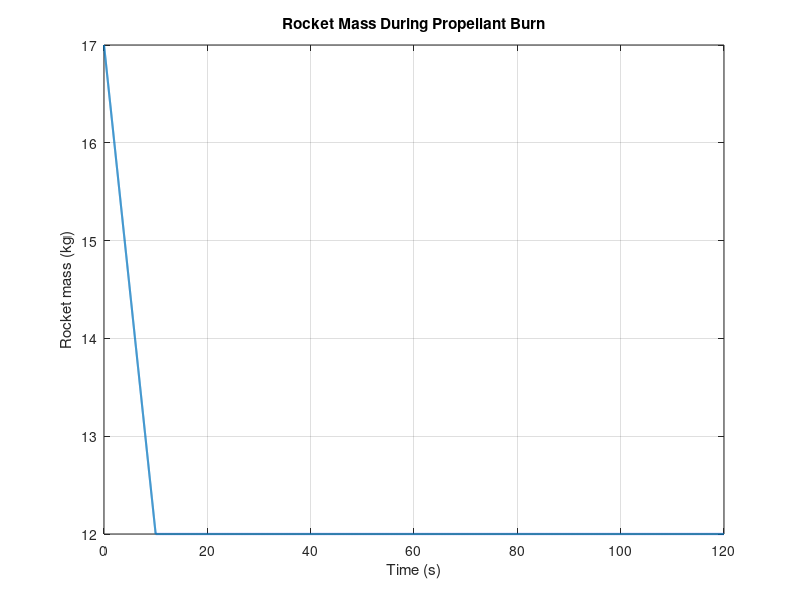
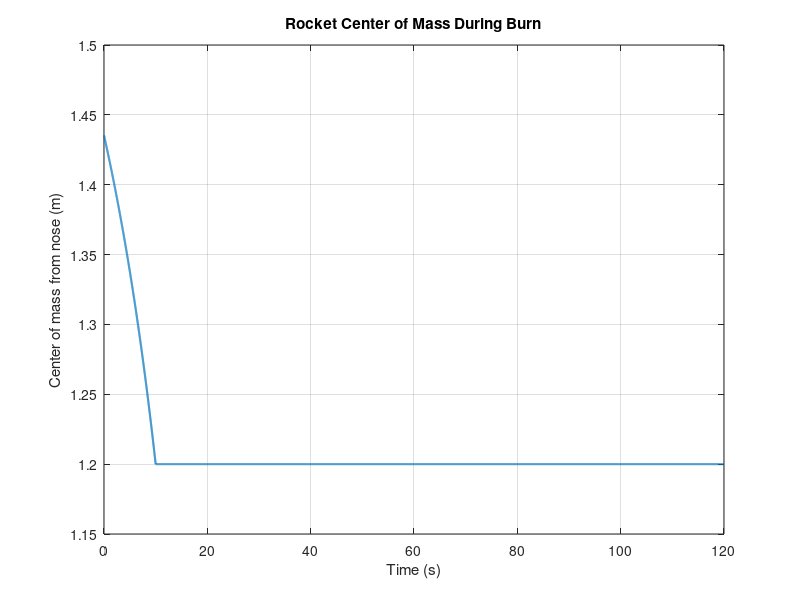
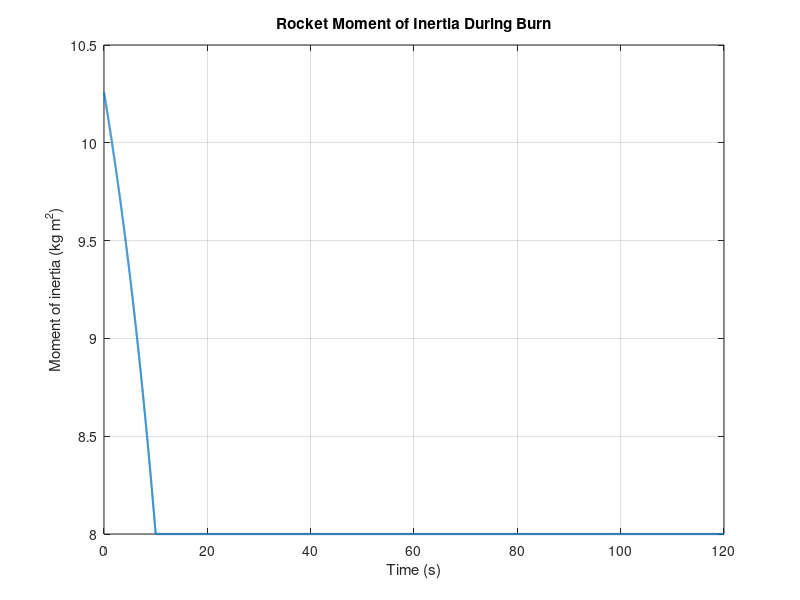
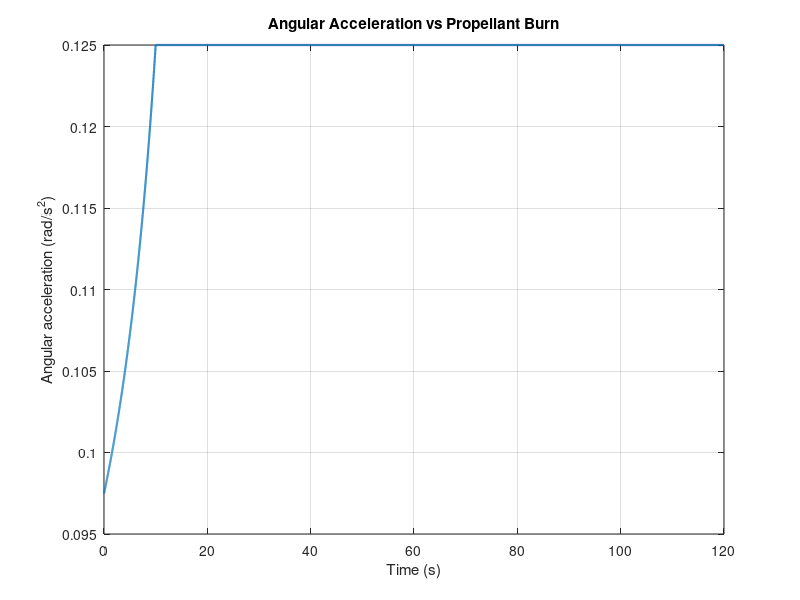

These figures' MATLAB source, in order: (Note: this script raises an error after producing the figures.)
clear; clc; close all

% Adjustable parameters
m_dry = 12;       % Dry mass (kg)
m_fuel0 = 5;      % Initial propellant mass (kg)
mdot = 0.5;       % Propellant consumption (kg/s)

% Mass evolution
t = 0:0.01:120;
m_fuel = max(0, m_fuel0 - mdot*t);
m_total = m_dry + m_fuel;

% Plot
plot(t,m_total,'LineWidth',1.5)
xlabel('Time (s)')
ylabel('Rocket mass (kg)')
title('Rocket Mass During Propellant Burn')
grid on



% Adjustable positions measured from rocket nose
x_dry = 1.2;       % Dry mass center (m)
x_fuel = 2.0;      % Propellant center (m)

% Center of mass
x_CoM = (m_dry*x_dry + m_fuel*x_fuel)./m_total;

figure
plot(t,x_CoM,'LineWidth',1.5)
xlabel('Time (s)')
ylabel('Center of mass from nose (m)')
title('Rocket Center of Mass During Burn')
grid on



% Adjustable dry rocket inertia
I_dry = 8;       % kg*m^2 (illustrative)

% Total pitch moment of inertia
I_total = I_dry ...
    + m_dry*(x_dry - x_CoM).^2 ...
    + m_fuel.*(x_fuel - x_CoM).^2;

figure
plot(t,I_total,'LineWidth',1.5)
xlabel('Time (s)')
ylabel('Moment of inertia (kg m^2)')
title('Rocket Moment of Inertia During Burn')
grid on



% Adjustable applied torque
torque = 1;           % N*m

% Angular acceleration from rest
alpha = torque./I_total;

figure
plot(t,alpha,'LineWidth',1.5)
xlabel('Time (s)')
ylabel('Angular acceleration (rad/s^2)')
title('Angular Acceleration vs Propellant Burn')
grid on



% Angular velocity and pitch angle
omega = cumtrapz(t,alpha);
theta = cumtrapz(t,omega);

figure
plot(t,rad2deg(theta),'LineWidth',1.5)
xlabel('Time (s)')
ylabel('Pitch angle (degrees)')
title('Rocket Pitch Angle vs Time')
grid on



% Adjustable PD controller
Kp = 10;
Kd = 8;

theta_PD = zeros(size(t));
omega_PD = zeros(size(t));
theta_PD(1) = deg2rad(5);

dt = t(2)-t(1);

for i = 1:length(t)-1
    torque_PD = -Kp*theta_PD(i) - Kd*omega_PD(i);
    alpha_PD = torque_PD/I_total(i);

    omega_PD(i+1) = omega_PD(i) + alpha_PD*dt;
    theta_PD(i+1) = theta_PD(i) + omega_PD(i)*dt;
end

figure
plot(t,rad2deg(theta_PD),'LineWidth',1.5)
xlabel('Time (s)')
ylabel('Pitch angle (degrees)')
title('Rocket Pitch Correction with PD Control')
grid on



% Damping ratio during propellant burn
zeta = Kd./(2*sqrt(I_total*Kp));

figure
plot(t,zeta,'LineWidth',1.5)
yline(1,'--')
xlabel('Time (s)')
ylabel('Damping ratio')
title('Pitch Controller Damping Ratio')
grid on



% Adjustable actuator response time
tau_s = 0.04;

theta_servo = zeros(size(t));
omega_servo = zeros(size(t));
torque_actual = zeros(size(t));

theta_servo(1) = deg2rad(5);

for i = 1:length(t)-1
    torque_cmd = -Kp*theta_servo(i) - Kd*omega_servo(i);

    torque_actual(i+1) = torque_actual(i) ...
        + (torque_cmd - torque_actual(i))*dt/tau_s;

    alpha_servo = torque_actual(i)/I_total(i);

    omega_servo(i+1) = omega_servo(i) + alpha_servo*dt;
    theta_servo(i+1) = theta_servo(i) + omega_servo(i)*dt;
end

figure
plot(t,rad2deg(theta_PD),t,rad2deg(theta_servo),'LineWidth',1.5)
legend('Ideal actuator','Actuator with delay')
xlabel('Time (s)')
ylabel('Pitch angle (degrees)')
title('Effect of Actuator Dynamics')
grid on



% Adjustable structural flexibility
f_flex = 4;          % Natural frequency (Hz)
zeta_flex = 0.05;    % Damping ratio (assumed)
K_flex = 1;          % Mode gain (assumed)

% Flexible mode transfer function
s = tf('s');
wn_flex = 2*pi*f_flex;

G_flex = K_flex*wn_flex^2 / ...
    (s^2 + 2*zeta_flex*wn_flex*s + wn_flex^2);

figure
bode(G_flex)
grid on
title('Rocket Flexible Mode - Bode Diagram')



% Adjustable flexible-mode disturbance
disturbance_amplitude = deg2rad(0.1);

% Flexible vibration excited at t = 1 second
u_flex = disturbance_amplitude * double(t >= 0);

theta_flex = lsim(G_flex,u_flex,t);

% Sensor measures rigid-body pitch plus bending
theta_measured = theta_servo(:) + theta_flex(:);

figure
plot(t,rad2deg(theta_servo), ...
    t,rad2deg(theta_measured),'LineWidth',1.5)
legend('Rigid-body pitch','Sensor measurement')
xlabel('Time (s)')
ylabel('Pitch angle (degrees)')
title('Effect of Structural Flexibility on Pitch Measurement')
grid on



% Adjustable flight parameters
Isp = 180;       % Specific impulse (s)
CdA = 0.015;     % Drag coefficient * reference area (m^2)
rho0 = 1.225;    % Sea-level air density (kg/m^3)
H = 8500;        % Atmospheric scale height (m)
g = 9.81;        % Gravity (m/s^2)

% Vertical flight
V = zeros(size(t));
h = zeros(size(t));

for i = 1:length(t)-1
    rho = rho0*exp(-h(i)/H);
    thrust = Isp*g*mdot*(m_fuel(i)>0);
    drag = 0.5*rho*CdA*V(i)*abs(V(i));

    a = (thrust-drag)/m_total(i)-g;

    V(i+1) = V(i)+a*dt;
h(i+1) = max(0,h(i)+V(i+1)*dt);

if h(i+1) == 0 && V(i+1) < 0
    V(i+1) = 0;
end
end

figure
plot(t,V,'LineWidth',1.5)
xlabel('Time (s)')
ylabel('Vertical velocity (m/s)')
title('Rocket Velocity During Flight')
grid on

figure
plot(t,h,'LineWidth',1.5)
xlabel('Time (s)')
ylabel('Altitude (m)')
title('Rocket Altitude During Flight')
grid on



% Dynamic pressure
rho = rho0*exp(-h/H);
q_dyn = 0.5*rho.*V.^2;

figure
plot(t,q_dyn/1000,'LineWidth',1.5)
xlabel('Time (s)')
ylabel('Dynamic pressure (kPa)')
title('Rocket Dynamic Pressure During Flight')
grid on



% Adjustable fin aerodynamic parameters
S_fin = 0.01;            % Effective fin area (m^2)
CL_alpha = 3;            % Lift slope (per radian)
CL_max = 1.0;            % Assumed coefficient limit
delta = deg2rad(5);      % Test fin deflection (rad)

% Nonlinear aerodynamic coefficient
CL = CL_max*tanh(CL_alpha*delta/CL_max);

% Aerodynamic fin force
F_fin = q_dyn*S_fin*CL;

figure
plot(t,F_fin,'LineWidth',1.5)
xlabel('Time (s)')
ylabel('Fin aerodynamic force (N)')
title('Fin Force at 5 Degree Deflection')
grid on



% Adjustable fin aerodynamic-center location
x_fin = 2.5;        % Distance from nose (m)

% Pitch moment arm
l_fin = x_fin - x_CoM;

% Aerodynamic pitch torque
torque_fin = F_fin.*l_fin;

figure
plot(t,torque_fin,'LineWidth',1.5)
xlabel('Time (s)')
ylabel('Pitch torque (N m)')
title('Aerodynamic Pitch Torque from Fin Deflection')
grid on



% Adjustable fin controller parameters
Kp_fin = 0.5;
Kd_fin = 0.2;
delta_max = deg2rad(5);

% Fin angle command using previous pitch response
delta_cmd = -Kp_fin*theta_servo - Kd_fin*omega_servo;

% Limit commanded fin deflection
delta_cmd = max(-delta_max,min(delta_max,delta_cmd));

figure
plot(t,rad2deg(delta_cmd),'LineWidth',1.5)
xlabel('Time (s)')
ylabel('Commanded fin angle (degrees)')
title('PD Controller Fin Deflection Command')
grid on



% Simulated actual fin angle
delta_actual = zeros(size(t));

for i = 1:length(t)-1
    delta_actual(i+1) = delta_actual(i) ...
        + (delta_cmd(i)-delta_actual(i))*dt/tau_s;
end

figure
plot(t,rad2deg(delta_cmd),t,rad2deg(delta_actual),'LineWidth',1.5)
legend('Commanded angle','Actual servo angle')
xlabel('Time (s)')
ylabel('Fin angle (degrees)')
title('Servo Response to Fin Commands')
xlim([0 15])
grid on



% Aerodynamic force from actual servo deflection
CL_actual = CL_max*tanh(CL_alpha*delta_actual/CL_max);

F_fin_actual = q_dyn.*S_fin.*CL_actual;

% Pitch torque
torque_fin_actual = F_fin_actual.*l_fin;

figure
plot(t,torque_fin_actual,'LineWidth',1.5)
xlabel('Time (s)')
ylabel('Pitch torque (N m)')
title('Pitch Torque from Actual Fin Movement')
xlim([0 15])
grid on


delta_history = zeros(size(t));
torque_history = zeros(size(t));


% Closed-loop aerodynamic pitch control
theta_aero = zeros(size(t));
omega_aero = zeros(size(t));
delta_aero = zeros(size(t));

theta_aero(1) = deg2rad(5);

for i = 1:length(t)-1
    % PD controller
    cmd = -Kp_fin*theta_aero(i) - Kd_fin*omega_aero(i);
    cmd = max(-delta_max,min(delta_max,cmd));

    % Servo dynamics
    delta_aero(i+1) = delta_aero(i) ...
        + (cmd-delta_aero(i))*dt/tau_s;

    % Nonlinear fin aerodynamics
    CL_i = CL_max*tanh(CL_alpha*delta_aero(i)/CL_max);
    F_i = q_dyn(i)*S_fin*CL_i;
    delta_history(i) = delta_aero(i);
    torque_history(i) = F_i*l_fin(i);

    % Pitch dynamics
    alpha_i = F_i*l_fin(i)/I_total(i);
    omega_aero(i+1) = omega_aero(i) + alpha_i*dt;
    theta_aero(i+1) = theta_aero(i) + omega_aero(i)*dt;
end


figure
plot(t,rad2deg(delta_history))
xlim([0 5])
xlabel('Time (s)')
ylabel('Actual fin angle (degrees)')
grid on

figure
plot(t,torque_history)
xlim([0 5])
xlabel('Time (s)')
ylabel('Pitch torque (N m)')
grid on



% Adjustable fin-to-structure coupling
K_flex = 0.001;     % rad/(N*m), assumed

G_flex = K_flex*wn_flex^2 / ...
    (s^2 + 2*zeta_flex*wn_flex*s + wn_flex^2);

% Structural response to actual fin torque
theta_flex = lsim(G_flex,torque_history,t);

figure
plot(t,rad2deg(theta_flex),'LineWidth',1.5)
xlabel('Time (s)')
ylabel('Flexible angular contribution (degrees)')
title('Structural Bending Excited by Fin Torque')
xlim([0 5])
grid on



% Separate dynamic bending from quasi-static bending
theta_static = K_flex*torque_history(:);
theta_dynamic = theta_flex(:) - theta_static;

figure
plot(t,rad2deg(theta_dynamic),'LineWidth',1.5)
xlim([0 4])
xlabel('Time (s)')
ylabel('Dynamic bending component (degrees)')
title('Flexible Mode - Dynamic Response')
grid on



% Sensor response including structural bending
theta_sensor = theta_aero(:) + theta_flex(:);

figure
plot(t,rad2deg(theta_aero), ...
    t,rad2deg(theta_sensor),'LineWidth',1.5)
legend('Rigid-body pitch','Measured pitch')
xlabel('Time (s)')
ylabel('Pitch angle (degrees)')
title('Pitch Sensor with Structural Flexibility')
xlim([0 5])
grid on



% Coupled rigid-body and flexible-body feedback
theta_c = zeros(size(t));
omega_c = zeros(size(t));
delta_c = zeros(size(t));
q_c = zeros(size(t));
qdot_c = zeros(size(t));
torque_c = zeros(size(t));

theta_c(1) = deg2rad(5);

for i = 1:length(t)-1

    % Sensor measurements
    theta_m = theta_c(i) + q_c(i);
    omega_m = omega_c(i) + qdot_c(i);

    % PD controller
    cmd = -Kp_fin*theta_m - Kd_fin*omega_m;
    cmd = max(-delta_max,min(delta_max,cmd));

    % Servo
    delta_c(i+1) = delta_c(i) ...
        + (cmd-delta_c(i))*dt/tau_s;

    % Aerodynamic fin force and torque
    CL_i = CL_max*tanh(CL_alpha*delta_c(i)/CL_max);
    F_i = q_dyn(i)*S_fin*CL_i;
    torque_c(i) = F_i*l_fin(i);

    % Rigid-body pitch dynamics
    alpha_i = torque_c(i)/I_total(i);
    omega_c(i+1) = omega_c(i) + alpha_i*dt;
    theta_c(i+1) = theta_c(i) + omega_c(i+1)*dt;

    % Flexible bending dynamics
    qdd = wn_flex^2*(K_flex*torque_c(i)-q_c(i)) ...
        - 2*zeta_flex*wn_flex*qdot_c(i);

    qdot_c(i+1) = qdot_c(i) + qdd*dt;
    q_c(i+1) = q_c(i) + qdot_c(i+1)*dt;
end

figure
plot(t,rad2deg(theta_aero), ...
    t,rad2deg(theta_c),'LineWidth',1.5)
legend('Rigid-only feedback','Flexible feedback')
xlabel('Time (s)')
ylabel('Pitch angle (degrees)')
title('Effect of Structural Feedback on Pitch Control')
xlim([0 5])
grid on


figure
plot(t,rad2deg(q_c),'LineWidth',1.5)
xlabel('Time (s)')
ylabel('Flexible sensor angle (degrees)')
title('Structural Bending with Closed-Loop Feedback')
xlim([0 5])
grid on



figure
plot(t,rad2deg(theta_flex), ...
    t,rad2deg(q_c),'LineWidth',1.5)
legend('Without structural feedback','With structural feedback')
xlabel('Time (s)')
ylabel('Flexible sensor angle (degrees)')
title('Effect of Feedback on Structural Bending')
xlim([0 5])
grid on



% Frozen-time linear model at maximum dynamic pressure
[~,idx] = max(q_dyn);

I0 = I_total(idx);
Ka = q_dyn(idx)*S_fin*CL_alpha*l_fin(idx);

% Controller and servo
C = Kp_fin + Kd_fin*s;
Gs = 1/(tau_s*s+1);

% Rigid-body and flexible sensor dynamics
Gr = 1/(I0*s^2);
Gf = K_flex*wn_flex^2 / ...
    (s^2 + 2*zeta_flex*wn_flex*s + wn_flex^2);

% Complete open-loop transfer function
L = C*Gs*Ka*(Gr+Gf);

figure
margin(L)
grid on
title('Open-Loop Stability Margins at Max Q')



L_rigid = C*Gs*Ka*Gr;

[~,PM_rigid] = margin(L_rigid)
[~,PM_flexible] = margin(L)

figure
bode(L_rigid,L)
legend('Rigid rocket','Flexible rocket')
grid on


T_rigid = feedback(L_rigid,1);
T_flexible = feedback(L,1);

pole(T_rigid)
pole(T_flexible)

isstable(T_rigid)
isstable(T_flexible)
